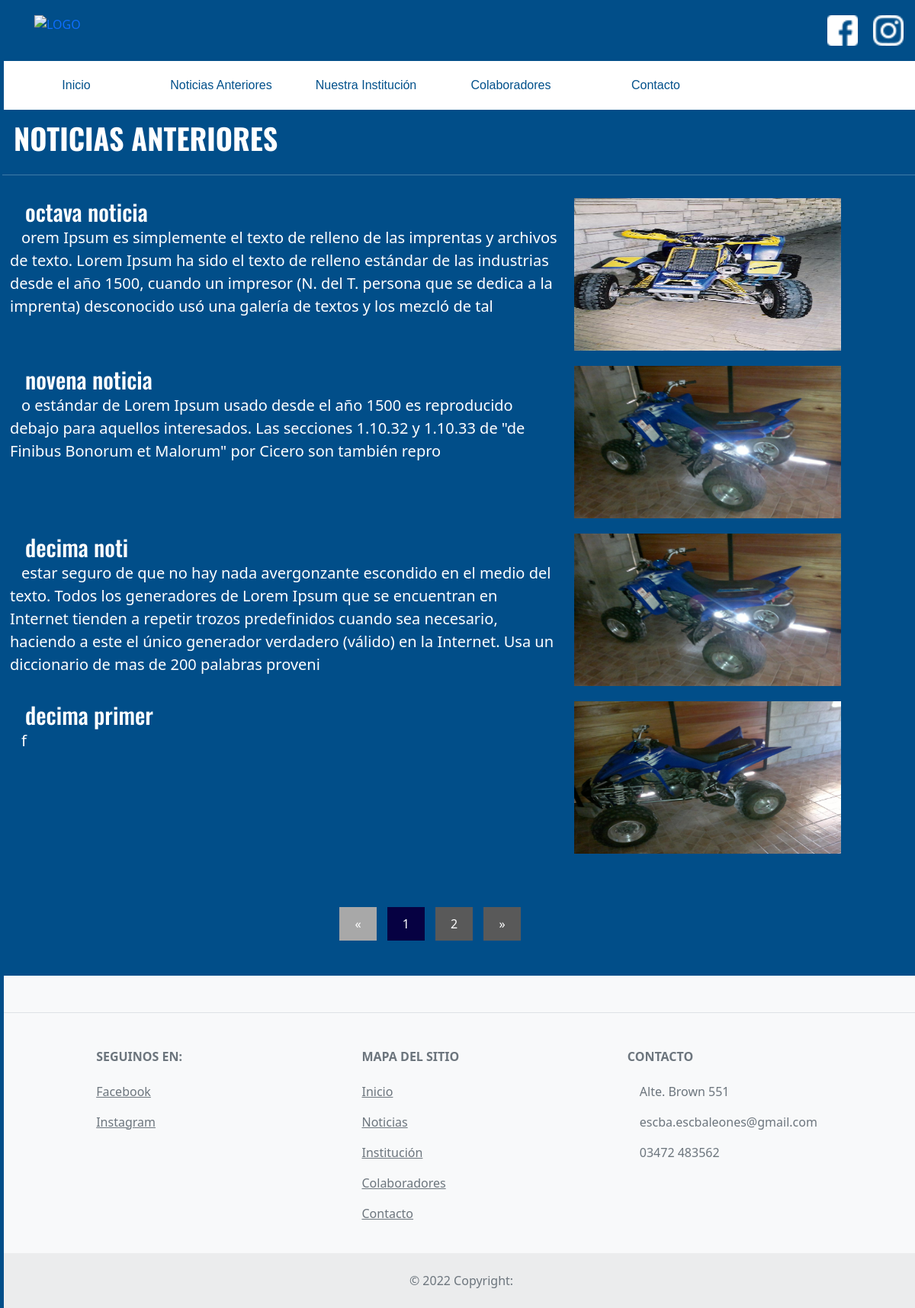
/noticias.php, run on the app's committed database.
### tables this page shows
CREATE TABLE IF NOT EXISTS `noticias` (
  `id` int UNSIGNED NOT NULL AUTO_INCREMENT,
  `fecha` timestamp NULL DEFAULT NULL,
  `titulo` varchar(255) NOT NULL,
  `intro` longtext NOT NULL,
  `detalle` longtext,
  `imagen` varchar(255) DEFAULT NULL,
  `fuente` varchar(255) DEFAULT NULL,
  `orden` int DEFAULT NULL,
  `destacado` char(1) DEFAULT NULL,
  `borrado` char(1) NOT NULL DEFAULT '0' COMMENT '0 = NO BORRADO - 1 = BORRADO',
  PRIMARY KEY (`id`)
);

### admin/config.php (called while the page is built, shortened)
<?php
$admin_config = array(
	'usuario_por_pagina'=> '4',
	'colaboradores_por_pagina'=> '6',
	'carpeta_imagenes' => '../img/'
);
?>

### functions.php (called while the page is built, shortened)
<?php
function pagina_actual(){
	return isset($_GET['p']) ? (int)$_GET['p']: 1;
}
function obtener_noticias_anteriores($usuario_por_pagina, $conexion){
	$inicio = (pagina_actual() > 1) ? (pagina_actual() * $usuario_por_pagina - $usuario_por_pagina) : 0;
	$inicio = $inicio + 8;
	$sentencia = $conexion->prepare("SELECT *, DATE_FORMAT(fecha, '%d-%m-%Y') as fecha FROM noticias WHERE borrado = 0  ORDER BY orden ASC, id ASC, fecha DESC LIMIT {$inicio}, {$usuario_por_pagina}");
	$sentencia->execute();
	return $sentencia->fetchAll();
}
?>

### noticias.php (the view, shortened to what this page needs)
<?php
require 'admin/config.php';
require 'functions.php';
$conexion = conexion($bd_config);
$noticias = obtener_noticias_anteriores($admin_config['usuario_por_pagina'], $conexion);
?>
<!DOCTYPE html>
<html lang="en">
<head>
    <link rel="stylesheet" href="libs/bootstrap/css/bootstrap.min.css">
    <link rel="stylesheet" href="css/estilos.css">
    <link
    rel="stylesheet"
    href="https://cdnjs.cloudflare.com/ajax/libs/animate.css/4.1.1/animate.min.css"/>
</head>
<body class="container-fluid">
    <?php require 'nav.php';?>
    <div class="container-fluid">
    <?php if ($noticias) {?>
        <div class="row col-xs-12 col-sm-12 col-md-12 col-md-d-1 col-lg-12 col-xl-12">
            <main class="menuNoticias container-fluid">
                    <h1 class="noticiasH1">NOTICIAS ANTERIORES</h1>
                    <HR class="linea">
                        <section class="contenedor container-fluid">
                        <?php foreach($noticias as $noticia):?>
                            <div class="contenedorHijo container-fluid">
                                <a class="enlaceNoticias" href="detalleNoticia.php?id=<?php echo $noticia['id'];?>"><h2 class="noticiasH2"><?php echo $noticia['titulo'];?></h2></a><br>
                                <a class="enlaceNoticias" href="detalleNoticia.php?id=<?php echo $noticia['id'];?>"><p class="noticiasP"><?php echo $noticia['intro'];?></p></a>
                            </div>
                                <div class="contenedorHijoImg container-fluid">
                                <a class="enlaceNoticias" href="detalleNoticia.php?id=<?php echo $noticia['id'];?>"><img class="noticiasImg" src="img/noticias/<?php echo ($noticia['imagen']=='') ?  "notiBlankImg.png": $noticia['imagen'];?>" alt="Título Noticia"></a>
                            </div>
                        <?php endforeach; ?>
                        <?php require 'paginacion_noticias.php'; ?>
                        </section>
                </main>
            </div>
         <?php }?>
        </div>
    <?php require 'footer.php';?>
</body>
</html>

### css/estilos.css (style rules this page uses)
* { padding: 0; margin: 0; box-sizing: border-box; }
.container-fluid { margin: 0; padding: 0; margin-left: 5px; }
body { background-color: #014e89; overflow-x: hidden; width: 100%; }
.noticiasH1 { font-family: "Oswald", sans-serif; font-size: 38px; font-weight: bold; color: white; margin-left: 15px; }
.linea { margin-bottom: 20px; border: none; height: 8px; background: white; }
.menuNoticias { display: grid; margin-top: 15px; }
.contenedor { display: grid; grid-template-columns: 60% 40%; grid-template-rows: 1fr; }
.contenedorHijoImg { margin-bottom: 10px; margin-top: 10px; }
.contenedorHijo { margin-bottom: 10px; margin-top: 10px; }
.contenedor .enlaceNoticias { text-decoration: none; }
.contenedor .noticiasH2 { margin-left: 20px; color: white; font-family: "Oswald", sans-serif; font-size: 30px; display: inline; animation-name: bounceIn; animation-duration: 2s; }
.contenedor .noticiasP { color: white; width: 50%; display: inline; margin-left: 15px; font-size: 20px; }
.contenedor .noticiasImg { width: 350px; height: 200px; margin-left: 20px; }

### data on the page
noticias: titulo "octava noticia", intro "orem Ipsum es simplemente el texto de relleno de las imprentas y archivos de texto. Lorem Ipsum ha sido el texto de relleno estándar de las industrias desde el año 1500, cuando un impresor (N. del T. persona que se dedica a la imprenta) desconocido usó una galería de textos y los mezcló de tal", imagen (picture)
noticias: titulo "novena noticia", intro "o estándar de Lorem Ipsum usado desde el año 1500 es reproducido debajo para aquellos interesados. Las secciones 1.10.32 y 1.10.33 de \"de Finibus Bonorum et Malorum\" por Cicero son también repro", imagen (picture)
noticias: titulo "decima noti", intro "estar seguro de que no hay nada avergonzante escondido en el medio del texto. Todos los generadores de Lorem Ipsum que se encuentran en Internet tienden a repetir trozos predefinidos cuando sea necesario, haciendo a este el único generador verdadero (válido) en la Internet. Usa un diccionario de mas de 200 palabras proveni", imagen (picture)
noticias: titulo "decima primer", intro "f", imagen (picture)
